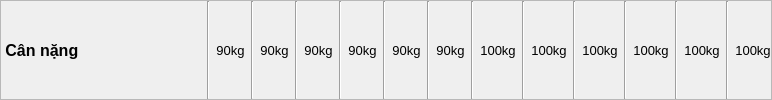
               <widget class="QFrame" name="frame_15">
                <property name="styleSheet">
                 <string notr="true">#frame_15{
border: 1px solid #ccc
}</string>
                </property>
                <property name="frameShape">
                 <enum>QFrame::StyledPanel</enum>
                </property>
                <property name="frameShadow">
                 <enum>QFrame::Raised</enum>
                </property>
                <layout class="QHBoxLayout" name="horizontalLayout_6">
                 <property name="leftMargin">
                  <number>0</number>
                 </property>
                 <property name="topMargin">
                  <number>0</number>
                 </property>
                 <property name="rightMargin">
                  <number>0</number>
                 </property>
                 <property name="bottomMargin">
                  <number>0</number>
                 </property>
                 <item>
                  <widget class="QLabel" name="label_71">
                   <property name="minimumSize">
                    <size>
                     <width>200</width>
                     <height>0</height>
                    </size>
                   </property>
                   <property name="maximumSize">
                    <size>
                     <width>200</width>
                     <height>16777215</height>
                    </size>
                   </property>
                   <property name="font">
                    <font>
                     <pointsize>12</pointsize>
                     <weight>75</weight>
                     <bold>true</bold>
                    </font>
                   </property>
                   <property name="text">
                    <string> Cân nặng</string>
                   </property>
                  </widget>
                 </item>
                 <item>
                  <widget class="Line" name="line_13">
                   <property name="orientation">
                    <enum>Qt::Vertical</enum>
                   </property>
                  </widget>
                 </item>
                 <item>
                  <widget class="QLabel" name="lbCN1">
                   <property name="font">
                    <font>
                     <pointsize>10</pointsize>
                    </font>
                   </property>
                   <property name="text">
                    <string>90kg</string>
                   </property>
                   <property name="alignment">
                    <set>Qt::AlignCenter</set>
                   </property>
                  </widget>
                 </item>
                 <item>
                  <widget class="Line" name="line_14">
                   <property name="orientation">
                    <enum>Qt::Vertical</enum>
                   </property>
                  </widget>
                 </item>
                 <item>
                  <widget class="QLabel" name="lbCN2">
                   <property name="font">
                    <font>
                     <pointsize>10</pointsize>
                    </font>
                   </property>
                   <property name="text">
                    <string>90kg</string>
                   </property>
                   <property name="alignment">
                    <set>Qt::AlignCenter</set>
                   </property>
                  </widget>
                 </item>
                 <item>
                  <widget class="Line" name="line_15">
                   <property name="orientation">
                    <enum>Qt::Vertical</enum>
                   </property>
                  </widget>
                 </item>
                 <item>
                  <widget class="QLabel" name="lbCN3">
                   <property name="font">
                    <font>
                     <pointsize>10</pointsize>
                    </font>
                   </property>
                   <property name="text">
                    <string>90kg</string>
                   </property>
                   <property name="alignment">
                    <set>Qt::AlignCenter</set>
                   </property>
                  </widget>
                 </item>
                 <item>
                  <widget class="Line" name="line_16">
                   <property name="orientation">
                    <enum>Qt::Vertical</enum>
                   </property>
                  </widget>
                 </item>
                 <item>
                  <widget class="QLabel" name="lbCN4">
                   <property name="font">
                    <font>
                     <pointsize>10</pointsize>
                    </font>
                   </property>
                   <property name="text">
                    <string>90kg</string>
                   </property>
                   <property name="alignment">
                    <set>Qt::AlignCenter</set>
                   </property>
                  </widget>
                 </item>
                 <item>
                  <widget class="Line" name="line_17">
                   <property name="orientation">
                    <enum>Qt::Vertical</enum>
                   </property>
                  </widget>
                 </item>
                 <item>
                  <widget class="QLabel" name="lbCN5">
                   <property name="font">
                    <font>
                     <pointsize>10</pointsize>
                    </font>
                   </property>
                   <property name="text">
                    <string>90kg</string>
                   </property>
                   <property name="alignment">
                    <set>Qt::AlignCenter</set>
                   </property>
                  </widget>
                 </item>
                 <item>
                  <widget class="Line" name="line_18">
                   <property name="orientation">
                    <enum>Qt::Vertical</enum>
                   </property>
                  </widget>
                 </item>
                 <item>
                  <widget class="QLabel" name="lbCN6">
                   <property name="font">
                    <font>
                     <pointsize>10</pointsize>
                    </font>
                   </property>
                   <property name="text">
                    <string>90kg</string>
                   </property>
                   <property name="alignment">
                    <set>Qt::AlignCenter</set>
                   </property>
                  </widget>
                 </item>
                 <item>
                  <widget class="Line" name="line_19">
                   <property name="orientation">
                    <enum>Qt::Vertical</enum>
                   </property>
                  </widget>
                 </item>
                 <item>
                  <widget class="QLabel" name="lbCN7">
                   <property name="font">
                    <font>
                     <pointsize>10</pointsize>
                    </font>
                   </property>
                   <property name="text">
                    <string>100kg</string>
                   </property>
                   <property name="alignment">
                    <set>Qt::AlignCenter</set>
                   </property>
                  </widget>
                 </item>
                 <item>
                  <widget class="Line" name="line_20">
                   <property name="orientation">
                    <enum>Qt::Vertical</enum>
                   </property>
                  </widget>
                 </item>
                 <item>
                  <widget class="QLabel" name="lbCN8">
                   <property name="font">
                    <font>
                     <pointsize>10</pointsize>
                    </font>
                   </property>
                   <property name="text">
                    <string>100kg</string>
                   </property>
                   <property name="alignment">
                    <set>Qt::AlignCenter</set>
                   </property>
                  </widget>
                 </item>
                 <item>
                  <widget class="Line" name="line_21">
                   <property name="orientation">
                    <enum>Qt::Vertical</enum>
                   </property>
                  </widget>
                 </item>
                 <item>
                  <widget class="QLabel" name="lbCN9">
                   <property name="font">
                    <font>
                     <pointsize>10</pointsize>
                    </font>
                   </property>
                   <property name="text">
                    <string>100kg</string>
                   </property>
                   <property name="alignment">
                    <set>Qt::AlignCenter</set>
                   </property>
                  </widget>
                 </item>
                 <item>
                  <widget class="Line" name="line_22">
                   <property name="orientation">
                    <enum>Qt::Vertical</enum>
                   </property>
                  </widget>
                 </item>
                 <item>
                  <widget class="QLabel" name="lbCN10">
                   <property name="font">
                    <font>
                     <pointsize>10</pointsize>
                    </font>
                   </property>
                   <property name="text">
                    <string>100kg</string>
                   </property>
                   <property name="alignment">
                    <set>Qt::AlignCenter</set>
                   </property>
                  </widget>
                 </item>
                 <item>
                  <widget class="Line" name="line_23">
                   <property name="orientation">
                    <enum>Qt::Vertical</enum>
                   </property>
                  </widget>
                 </item>
                 <item>
                  <widget class="QLabel" name="lbCN11">
                   <property name="font">
                    <font>
                     <pointsize>10</pointsize>
                    </font>
                   </property>
                   <property name="text">
                    <string>100kg</string>
                   </property>
                   <property name="alignment">
                    <set>Qt::AlignCenter</set>
                   </property>
                  </widget>
                 </item>
                 <item>
                  <widget class="Line" name="line_24">
                   <property name="orientation">
                    <enum>Qt::Vertical</enum>
                   </property>
                  </widget>
                 </item>
                 <item>
                  <widget class="QLabel" name="lbCN12">
                   <property name="font">
                    <font>
                     <pointsize>10</pointsize>
                    </font>
                   </property>
                   <property name="text">
                    <string>100kg</string>
                   </property>
                   <property name="alignment">
                    <set>Qt::AlignCenter</set>
                   </property>
                  </widget>
                 </item>
                </layout>
               </widget>
